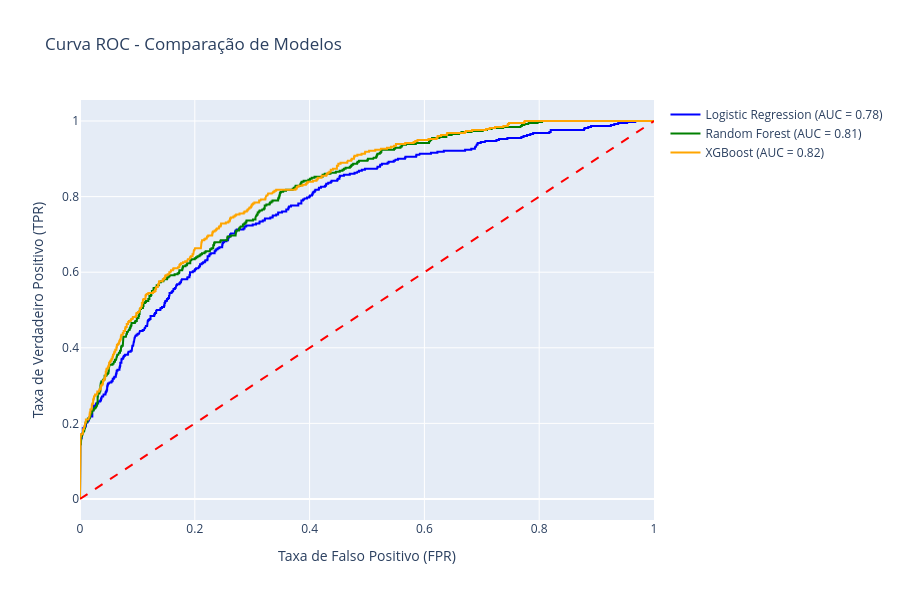

The notebook cell saved with this chart:
### Code cell
# Cria a figura Plotly
fig = go.Figure()

fig.add_trace(go.Scatter(
    x=fpr_lr, y=tpr_lr,
    mode='lines',
    name=f'Logistic Regression (AUC = {roc_auc_lr:.2f})',
    line=dict(color='blue')
))

fig.add_trace(go.Scatter(
    x=fpr_rf, y=tpr_rf,
    mode='lines',
    name=f'Random Forest (AUC = {roc_auc_rf:.2f})',
    line=dict(color='green')
))

fig.add_trace(go.Scatter(
    x=fpr_xgb, y=tpr_xgb,
    mode='lines',
    name=f'XGBoost (AUC = {roc_auc_xgb:.2f})',
    line=dict(color='orange')
))

# Linha de referência
fig.add_trace(go.Scatter(
    x=[0, 1], y=[0, 1],
    mode='lines',
    line=dict(color='red', dash='dash'),
    showlegend=False
))

# Layout
fig.update_layout(
    title='Curva ROC - Comparação de Modelos',
    xaxis_title='Taxa de Falso Positivo (FPR)',
    yaxis_title='Taxa de Verdadeiro Positivo (TPR)',
    width=900,
    height=600
)

fig.show()

### Figure 1 — Plotly figure (JSON) as saved in the notebook; plotly's stock layout.template omitted (floating-point values rounded to 4 significant figures; data arrays with more than 128 entries replaced by an {"elided": "..."} marker saying what was removed)
{"data": [{"line": {"color": "blue"}, "mode": "lines", "name": "Logistic Regression (AUC = 0.78)", "type": "scatter", "x": {"elided": "620 float values"}, "y": {"elided": "620 float values"}}, {"line": {"color": "green"}, "mode": "lines", "name": "Random Forest (AUC = 0.81)", "type": "scatter", "x": {"elided": "638 float values"}, "y": {"elided": "638 float values"}}, {"line": {"color": "orange"}, "mode": "lines", "name": "XGBoost (AUC = 0.82)", "type": "scatter", "x": {"elided": "619 float values"}, "y": {"elided": "619 float values"}}, {"line": {"color": "red", "dash": "dash"}, "mode": "lines", "showlegend": false, "type": "scatter", "x": [0, 1], "y": [0, 1]}], "layout": {"height": 600, "title": {"text": "Curva ROC - Comparação de Modelos"}, "width": 900, "xaxis": {"title": {"text": "Taxa de Falso Positivo (FPR)"}}, "yaxis": {"title": {"text": "Taxa de Verdadeiro Positivo (TPR)"}}}}
